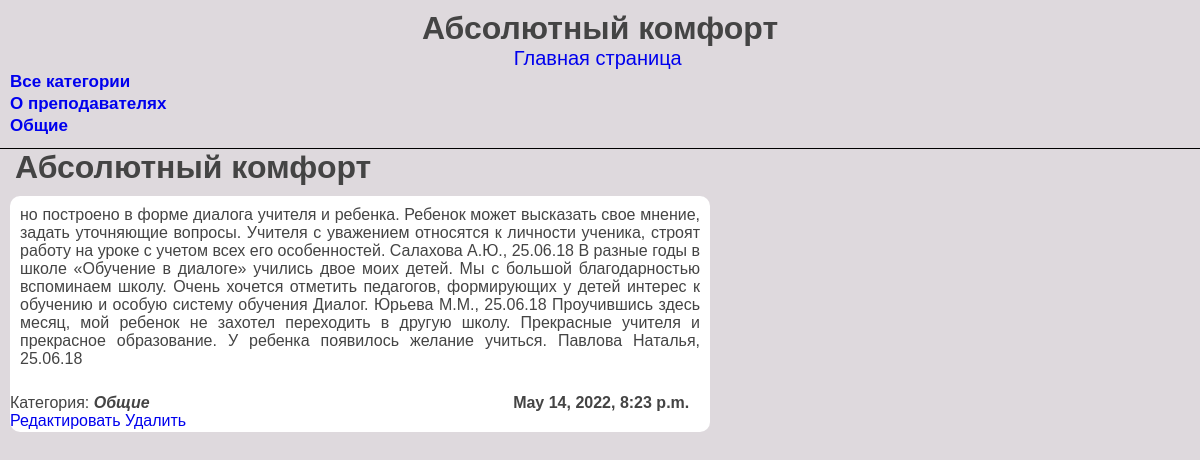
/feedback/absolyutnyij-komfort/, run on the app's committed database.
### feedbackapp/models.py (models this page shows, shortened)
class Feedback(models.Model):
    title = models.CharField(max_length=255, verbose_name='Название')
    content = models.TextField(verbose_name='Текст')
    slug = models.SlugField(max_length=255, unique=True, db_index=True, verbose_name='url')
    time_create = models.DateTimeField(auto_now_add=True, verbose_name='Дата создания')
    is_published = models.BooleanField(default=True, verbose_name='Опубликовано')
    cat = models.ForeignKey('Category', on_delete=models.PROTECT, null=True, verbose_name='Категория')
    def __str__(self):
        return self.title
    class Meta:
        verbose_name = 'Отзыв'
        verbose_name_plural = 'Отзывы'
        ordering = ['-time_create', 'title']

class Category(models.Model):
    name = models.CharField(max_length=255, db_index=True, verbose_name='Категория')
    slug = models.SlugField(max_length=255, unique=True, db_index=True, verbose_name='url')
    def __str__(self):
        return self.name
    def get_absolute_url(self):
        return reverse('category', kwargs={'slug_category': self.slug})
    class Meta:
        verbose_name = 'Категория'
        verbose_name_plural = 'Категории'
        ordering = ['id']

### feedbackapp/views.py (the view)
# urls.py: path('feedback/<slug:slug_feed>/', FeedbackDetail.as_view(), name='feed'),
class FeedbackDetail(DataMixin, DetailView):
    model = Feedback
    template_name = 'feedback/feed.html'
    context_object_name = 'feed'
    slug_url_kwarg = 'slug_feed'
    def get_context_data(self, *, object_list=None, **kwargs):
        context = super().get_context_data(**kwargs)
        c_def = self.get_user_context(title=context['feed'])
        return c_def | context

### feedbackapp/utils.py (called while the page is built)
    def get_user_context(self, *, object_list=None, **kwargs):
        paginate_by = 4
        context = kwargs
        cats = Category.objects.annotate(Count('feedback'))
        user_menu = menu.copy()
        if not self.request.user.is_authenticated:
            user_menu.pop(1)
        context['menu'] = user_menu
        context['cats'] = cats
        return context

### feedbackapp/templates/feedback/feed.html
{% extends 'feedback/base.html'%}
{% block content%}
<h1 style="margin-left: 15px;">{{feed.title}}</h1>
<div class="one_feed">
    <p class="one_feed_desc">{{feed.content}}</p>
    <span>Категория:</span>
    <span class="place_category">{{feed.cat}}</span>
    <span class="data_feed">{{feed.time_create}}</span>
    <a href="{% url 'update_view'  slug_feed=feed.slug %}">Редактировать</a>
    <a href="{% url 'delete_feed' slug_feed=feed.slug %}">Удалить</a>
</div>
{% endblock %}

### feedbackapp/templates/feedback/base.html (shortened to what this page needs)
{% load static %}
{% load feedback_tags %}
<!DOCTYPE html>
<html lang="en">
<head>
    <link type="text/css" rel="stylesheet" href="{% static 'feedback/style.css' %}">
</head>
<body>
{% block menu %}
<header>
    <h1>{{title}}</h1>
    <nav>
        {% for m in menu %}
        <span class="text_menu"><a href="{% url m.url_name %}">{{m.title}}</a></span>
        {% endfor%}
    </nav>
    <div class="category_container">
        <ul class="category">
            {% if cat_selected == 0 %}
            <li>Все категории</li>
            {% else %}
            <li><a href="{% url 'home' %}"> Все категории </a></li>
            {% endif %}
            {% for cat in cats %}
            {% if cat.feedback__count > 0 %}
            {% if cat.id == cat_selected %}
            <li>{{cat.name}}</li>
            {% else %}
            <li><a href="{{cat.get_absolute_url}}">{{cat.name}}</a></li>
            {% endif %}
            {% endif %}
            {% endfor %}
        </ul>
    </div>
</header>
{% endblock menu %}
{% block content %}
{% endblock %}
</body>
</html>

### feedbackapp/static/feedback/style.css (style rules this page uses)
html, body { font-family: 'Arial'; margin: 0; padding: 0; color: #444; background-color: #ded9dd; }
a { text-decoration: none; display: inline-block; }
a:after { background-color: #f66d52; display: block; content: ""; height: 2px; width: 0%; -webkit-transition: width .3s ease-in-out; -moz--transition: width .3s ease-in-out; transition: width .3s ease-in-out; }
header { padding: 10px; border-bottom: 1.6px solid black; text-align: center; }
.text_menu { margin: 10px; font-size: 20px; }
.data_feed { display: inline-block; text-align: right; font-weight: 600; margin-top: 0; margin-left: 359px; }
.category_container { margin: 0; width: 500px; text-align: left; }
.category { font-size: 17px; padding: 0; margin: 0; list-style-type: none; font-weight: 700; }
.place_category { font-style: oblique; font-weight: 700; }
.one_feed { margin-left: 10px; max-width: 700px; border-radius: 10px; background-color: white; }
.one_feed_desc { padding: 10px; margin-top: 10px; text-align: justify; }
h1 { margin: 0; margin-left: 0px; }

### data on the page
Feedback: title "Абсолютный комфорт", content "но построено в форме диалога учителя и ребенка. Ребенок может высказать свое мнение, задать уточняющие вопросы. Учителя с уважением относятся к личности ученика, строят работу на уроке с учетом всех его особенностей. Салахова А.Ю., 25.06.18 В разные годы в школе «Обучение в диалоге» учились двое моих детей. Мы с большой благодарностью вспоминаем школу. Очень хочется отметить педагогов, формирующих у детей интерес к обучению и особую систему обучения Диалог. Юрьева М.М., 25.06.18 Проучившись здесь месяц, мой ребенок не захотел переходить в другую школу. Прекрасные учителя и прекрасное образование. У ребенка появилось желание учиться. Павлова Наталья, 25.06.18", cat "Общие", time_create "May 14, 2022, 8:23 p.m."
Category: name "О преподавателях"
Category: name "Общие"

### other printed values
{{ m.title }} "Главная страница"
